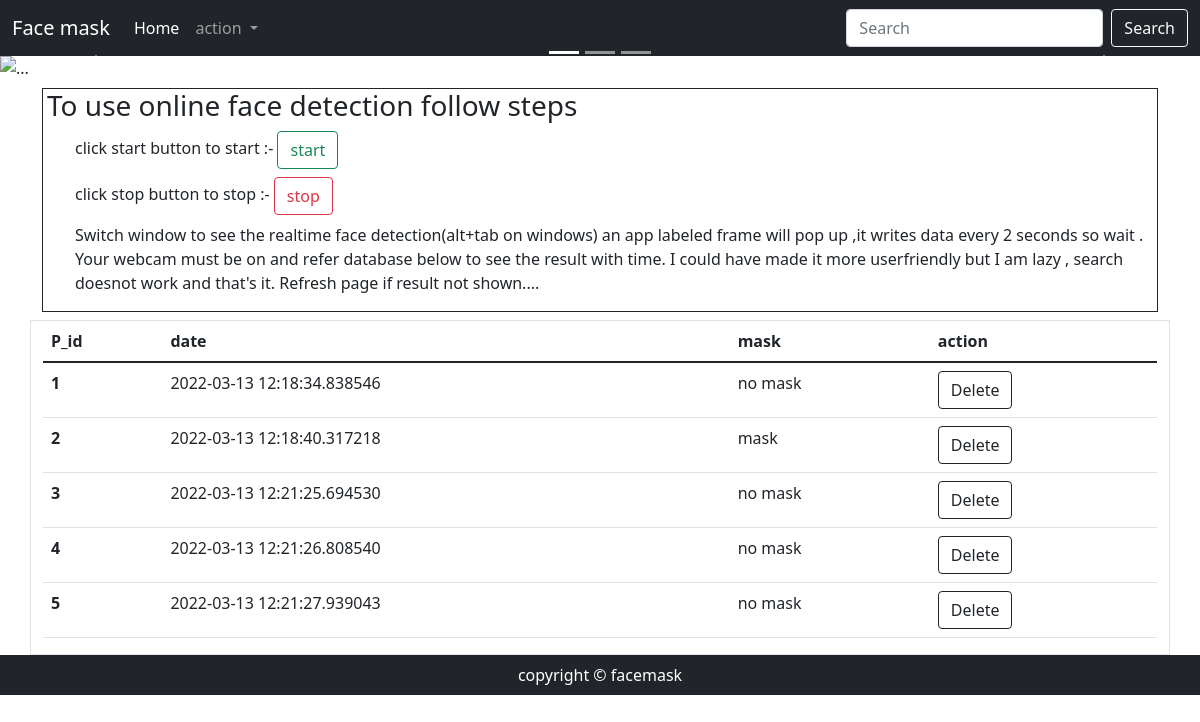
Page /display on the earlier database version.
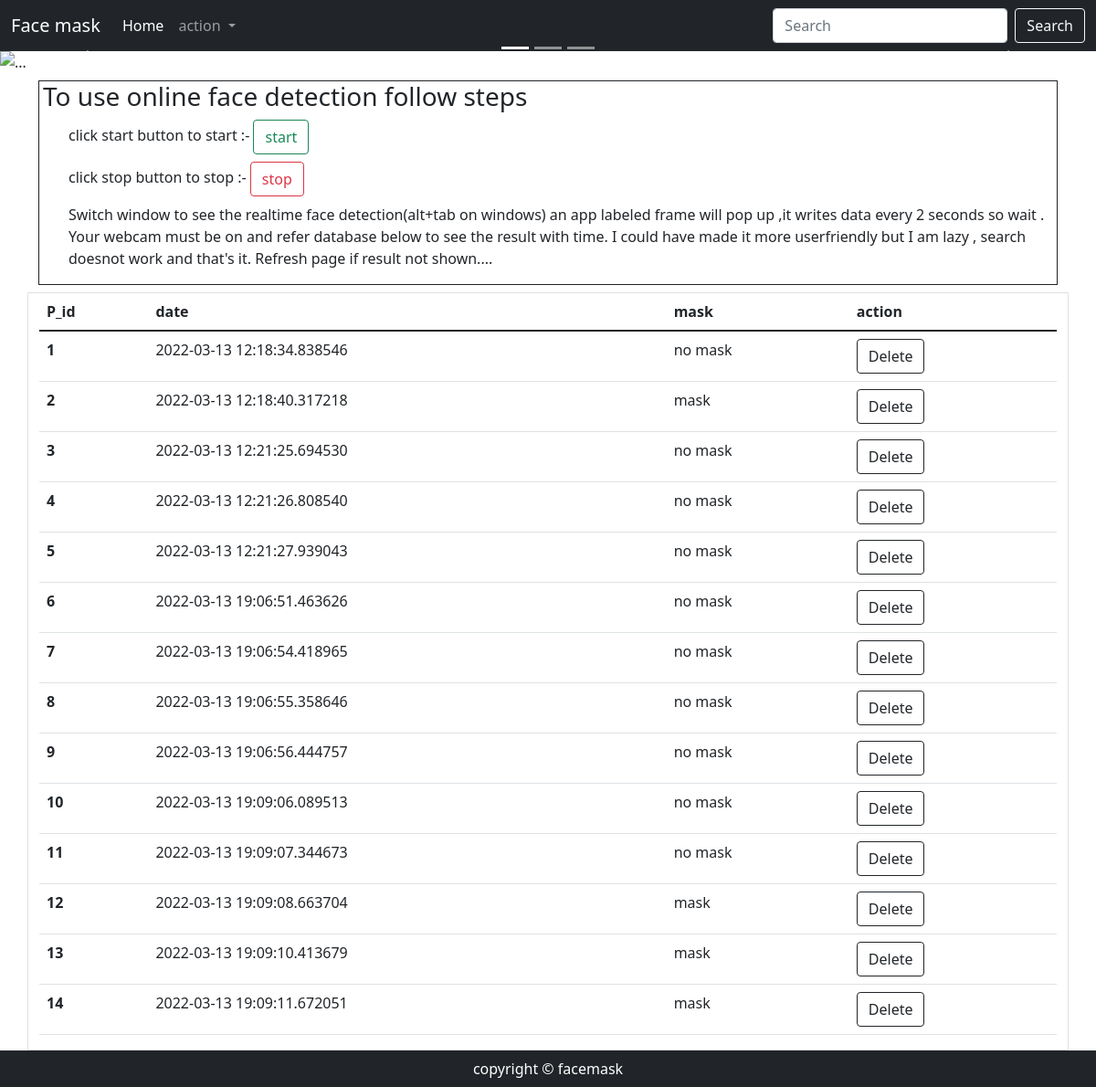
Same page on the later database version.
### project.py (models this page shows)
class wearmask(db.Model):
    __bind_key__ = 'wearmask'
    sno = db.Column(db.Integer, primary_key=True)
    Date = db.Column(db.DateTime, default=datetime.now)
    mask = db.Column(db.String(10))

### web.py (the view)
@web.route("/display")
def display():
    value = wearmask.query.all()
    return render_template("display.html", wearmask=value, )

### templates/display.html (shortened to what this page needs)
<!doctype html>
<html lang="en">
<head>
    <link href="https://cdn.jsdelivr.net/npm/bootstrap@5.1.3/dist/css/bootstrap.min.css" rel="stylesheet"
>
</head>
<body>
    <nav class="navbar navbar-expand-lg navbar-dark bg-dark">
        <div class="container-fluid">
            <a class="navbar-brand" href="#">Face mask </a>
            <div class="collapse navbar-collapse" id="navbarSupportedContent">
                <ul class="navbar-nav me-auto mb-2 mb-lg-0">
                    <li class="nav-item">
                        <a class="nav-link active" aria-current="page" href="#">Home</a>
                    </li>
                    <li class="nav-item dropdown">
                        <a class="nav-link dropdown-toggle" href="#" id="navbarDropdown" role="button"
                            data-bs-toggle="dropdown" aria-expanded="false">
                            action
                        </a>
                    </li>
                </ul>
                <form class="d-flex">
                    <input class="form-control me-2" type="search" placeholder="Search" aria-label="Search">
                    <button class="btn btn-outline-light" type="submit">Search</button>
                </form>
            </div>
        </div>
    </nav>
    <div id="carouselExampleIndicators" class="carousel slide" data-bs-ride="carousel">
        <div class="carousel-indicators">
            <button type="button" data-bs-target="#carouselExampleIndicators" data-bs-slide-to="0" class="active"
                aria-current="true" aria-label="Slide 1"></button>
            <button type="button" data-bs-target="#carouselExampleIndicators" data-bs-slide-to="1"
                aria-label="Slide 2"></button>
            <button type="button" data-bs-target="#carouselExampleIndicators" data-bs-slide-to="2"
                aria-label="Slide 3"></button>
        </div>
        <div class="carousel-inner">
            <div class="carousel-item active">
                <img src="/static/1.jpg" class="d-block w-100" alt="...">
            </div>
        </div>
        <button class="carousel-control-prev" type="button" data-bs-target="#carouselExampleIndicators"
            data-bs-slide="prev">
            <span class="carousel-control-prev-icon" aria-hidden="true"></span>
        </button>
        <button class="carousel-control-next" type="button" data-bs-target="#carouselExampleIndicators"
            data-bs-slide="next">
            <span class="carousel-control-next-icon" aria-hidden="true"></span>
        </button>
    </div>
<div class="container">
    <div class="border border-dark  my-2">
    <h3 class="mx-1">To use online face detection follow steps</h3>
    <ul style="list-style: none;"><li>
    click start button to start :-   <a class="btn btn-outline-success" href="/startdetectmask" role="button">start</a>
    </li>
    <li>
click stop button to stop :- <a class="btn btn-outline-danger my-2"  href="/stopdetectmask" role="button">stop</a>
    </li>
    <li>
       Switch window to see the realtime face detection(alt+tab on windows) an app labeled frame will pop up ,it writes data every 2 seconds so wait . Your webcam must be on  and refer database below to see the result with time. I could have made it more userfriendly but I am lazy , search doesnot work and that's it. Refresh page if result not shown....
    </li>
</ul>
</div>
</div>
<div class="container border"><table class="table">
    <thead>
        <tr>
            <th scope="col">P_id</th>
            <th scope="col">date</th>
            <th scope="col">mask</th>
            <th scope="col">action</th>
        </tr>
    </thead>
    <tbody>
        {% for entry in wearmask %}
        <tr>
            <th scope="row">{{loop.index}}</th>
            <td>{{entry.Date}}</td>
            <td>{{entry.mask}}</td>
            <td><a href="/delete/{{entry.sno}} " button type="submit" class="btn btn-outline-dark">Delete</button></td>
        </tr>
        {% endfor %}
</table></div>
<div>
    <footer class="bg-dark text-white text-center py-2 " >
        copyright &copy; facemask
    </footer>
</div>
</body>
</html>

Differences in the rows shown:
added wearmask: Date "2022-03-13 19:06:51.463626", mask "no mask"
added wearmask: Date "2022-03-13 19:06:54.418965", mask "no mask"
added wearmask: Date "2022-03-13 19:06:55.358646", mask "no mask"
added wearmask: Date "2022-03-13 19:06:56.444757", mask "no mask"
added wearmask: Date "2022-03-13 19:09:06.089513", mask "no mask"
added wearmask: Date "2022-03-13 19:09:07.344673", mask "no mask"
added wearmask: Date "2022-03-13 19:09:08.663704", mask "mask"
added wearmask: Date "2022-03-13 19:09:10.413679", mask "mask"
added wearmask: Date "2022-03-13 19:09:11.672051", mask "mask"
